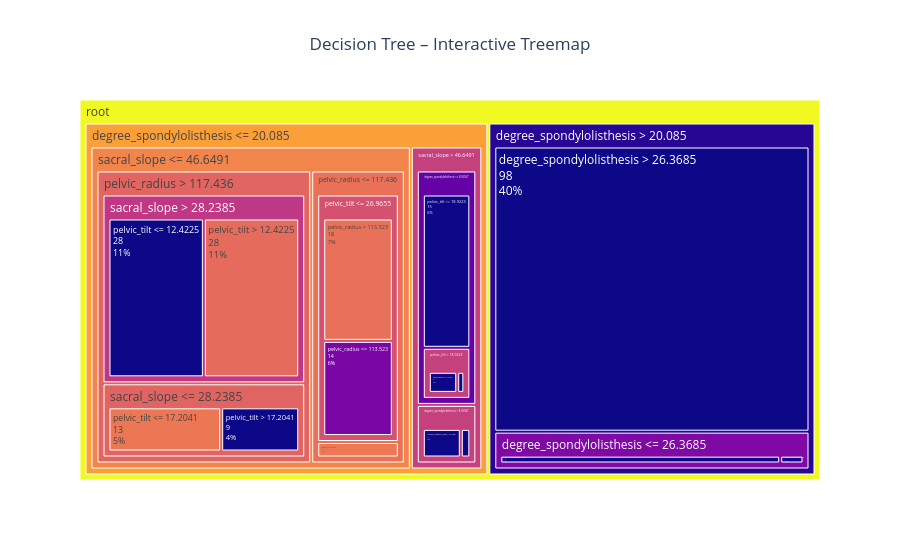

The cell this chart's notebook holds for it:
### Markdown cell above
### 1.1 Grid Search for Decision Tree

We use GridSearchCV to find the optimal hyperparameters for the decision tree.

### Code cell
# %% Grid Search Decision Tree
param_grid_dt = {
    'max_depth': [2, 3, 4, 5, 6],
    'min_samples_split': [2, 4, 6, 8, 10],
    'criterion': ['gini', 'entropy']
}

grid_dt = GridSearchCV(
    DecisionTreeClassifier(random_state=42),
    param_grid_dt,
    cv=5,
    scoring='accuracy',
    n_jobs=-1
)
grid_dt.fit(X_train, y_train)

print("Best parameters for Decision Tree:")
print(grid_dt.best_params_)

best_dt = grid_dt.best_estimator_
y_pred_best_dt = best_dt.predict(X_test)

print("\n=== Optimised Decision Tree ===")
print(classification_report(y_test, y_pred_best_dt))

# Visualise the best tree
plt.figure(figsize=(12, 10))
plot_tree(best_dt, feature_names=X.columns, class_names=y.unique(), filled=True)
plt.title('Optimised Decision Tree')
plt.tight_layout()
plt.savefig('plots/decision_tree_optimised.png', dpi=300)
plt.show()

# Interactive treemap
plot_tree_heatmap(best_dt, X_train, y_train)

### Figure 1 — Plotly figure (JSON) as saved in the notebook; plotly's stock layout.template omitted (floating-point values rounded to 4 significant figures)
{"data": [{"branchvalues": "total", "customdata": ["[[0.2016129  0.33064516 0.46774194]]", "[[0.3649635  0.59124088 0.04379562]]", "[[0.44642857 0.54464286 0.00892857]]", "[[0.73529412 0.23529412 0.02941176]]", "[[0.75 0.25 0.  ]]", "[[0.92857143 0.07142857 0.        ]]", "[[0.61111111 0.38888889 0.        ]]", "[[0.5 0.  0.5]]", "[[0.32051282 0.67948718 0.        ]]", "[[0.68181818 0.31818182 0.        ]]", "[[0.46153846 0.53846154 0.        ]]", "[[1. 0. 0.]]", "[[0.17857143 0.82142857 0.        ]]", "[[0. 1. 0.]]", "[[0.35714286 0.64285714 0.        ]]", "[[0.  0.8 0.2]]", "[[0.   0.95 0.05]]", "[[0. 1. 0.]]", "[[0.  0.8 0.2]]", "[[0. 1. 0.]]", "[[0. 0. 1.]]", "[[0.  0.2 0.8]]", "[[0. 1. 0.]]", "[[0. 0. 1.]]", "[[0.         0.00900901 0.99099099]]", "[[0.         0.07692308 0.92307692]]", "[[0. 0. 1.]]", "[[0. 1. 0.]]", "[[0. 0. 1.]]"], "hovertemplate": "\n        <b>%{label}</b><br>\n        impurity: %{color}<br>\n        samples: %{value} (%{percentRoot:.2f})<br>\n        value: %{customdata}", "labels": ["root", "degree_spondylolisthesis <= 20.085", "sacral_slope <= 46.6491", "pelvic_radius <= 117.436", "pelvic_tilt <= 26.9655", "pelvic_radius <= 113.523", "pelvic_radius > 113.523", "pelvic_tilt > 26.9655", "pelvic_radius > 117.436", "sacral_slope <= 28.2385", "pelvic_tilt <= 17.2041", "pelvic_tilt > 17.2041", "sacral_slope > 28.2385", "pelvic_tilt <= 12.4225", "pelvic_tilt > 12.4225", "sacral_slope > 46.6491", "degree_spondylolisthesis <= 8.36547", "pelvic_tilt <= 18.9223", "pelvic_tilt > 18.9223", "pelvic_radius <= 112.847", "pelvic_radius > 112.847", "degree_spondylolisthesis > 8.36547", "lumbar_lordosis_angle <= 56.7851", "lumbar_lordosis_angle > 56.7851", "degree_spondylolisthesis > 20.085", "degree_spondylolisthesis <= 26.3685", "degree_spondylolisthesis <= 25.7543", "degree_spondylolisthesis > 25.7543", "degree_spondylolisthesis > 26.3685"], "marker": {"colors": [1.506, 1.177, 1.058, 0.967, 0.8113, 0.3712, 0.9641, 1.0, 0.9049, 0.9024, 0.9957, 0.0, 0.6769, 0.0, 0.9403, 0.7219, 0.2864, 0.0, 0.7219, 0.0, 0.0, 0.7219, 0.0, 0.0, 0.07415, 0.3912, 0.0, 0.0, 0.0]}, "parents": ["", "root", "degree_spondylolisthesis <= 20.085", "sacral_slope <= 46.6491", "pelvic_radius <= 117.436", "pelvic_tilt <= 26.9655", "pelvic_tilt <= 26.9655", "pelvic_radius <= 117.436", "sacral_slope <= 46.6491", "pelvic_radius > 117.436", "sacral_slope <= 28.2385", "sacral_slope <= 28.2385", "pelvic_radius > 117.436", "sacral_slope > 28.2385", "sacral_slope > 28.2385", "degree_spondylolisthesis <= 20.085", "sacral_slope > 46.6491", "degree_spondylolisthesis <= 8.36547", "degree_spondylolisthesis <= 8.36547", "pelvic_tilt > 18.9223", "pelvic_tilt > 18.9223", "sacral_slope > 46.6491", "degree_spondylolisthesis > 8.36547", "degree_spondylolisthesis > 8.36547", "root", "degree_spondylolisthesis > 20.085", "degree_spondylolisthesis <= 26.3685", "degree_spondylolisthesis <= 26.3685", "degree_spondylolisthesis > 20.085"], "textinfo": "label+value+percent root", "type": "treemap", "values": [248, 137, 112, 34, 32, 14, 18, 2, 78, 22, 13, 9, 56, 28, 28, 25, 20, 15, 5, 4, 1, 5, 1, 4, 111, 13, 12, 1, 98]}], "layout": {"title": {"text": "Decision Tree – Interactive Treemap", "x": 0.5}}}
